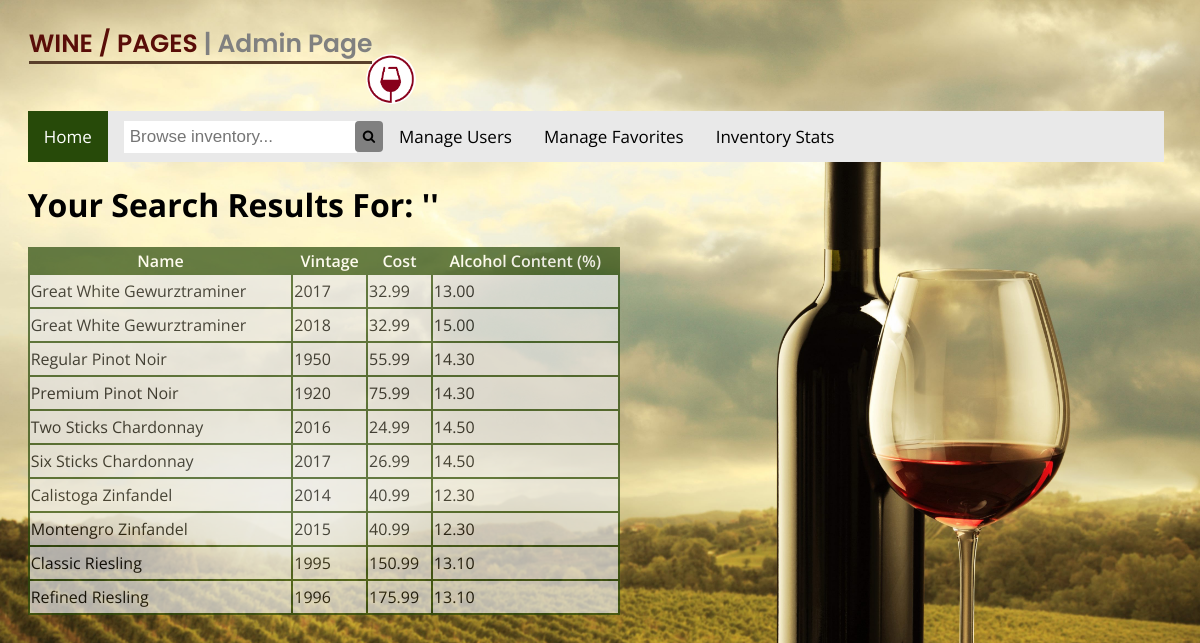
Page /winePagesUI/searchbox_results.php on the committed database.
### tables this page shows
CREATE TABLE WINE
(
    WineID   INT          NOT NULL,
    WineryID INT          NOT NULL REFERENCES WINERY(WineryID) ON DELETE RESTRICT,
    WineName VARCHAR(255) NOT NULL,
    WineYear INT          NOT NULL,
    WineCost DECIMAL(5,2) NOT NULL,
    WineABV  DECIMAL(5,2) NOT NULL,
    PRIMARY KEY (WineID)
);

### winePagesUI/searchbox_results.php (the view, shortened to what this page needs)
<?php
	$conn = OpenCon();
	$keyword = $_POST['search_keyword'];
	$sql = "SELECT * FROM wine where WineABV like '%$keyword%' OR WineCost like '%$keyword%' OR WineYear like '%$keyword%' OR WineName like '%$keyword%';";
	$result = mysqli_query($conn, $sql);
?>
<!DOCTYPE html>
<html>
<head>
	<link rel="stylesheet" href="https://cdnjs.cloudflare.com/ajax/libs/font-awesome/4.7.0/css/font-awesome.min.css">
	<link rel="stylesheet" type="text/css" href="winePagesUI.css">
</head>
<body>
	<div class="header">
	<p><span>Wine / Pages <span>| Admin Page</span><span><img src="logo.png"></p>
    </div>
  <div class="topnav">
  <a class="active" href="index.php">Home</a>
  <form class="searchbox" id="searchbox" action="searchbox_results.php" method="post">
  	<input name="search_keyword" type="text" placeholder="Browse inventory...">
  	<button type="submit"><i class="fa fa-search"></i></button>
  </form>
  <a href="uiRegistration.php">Manage Users</a>
  <a href="uiFavourite.php">Manage Favorites</a>
  <a href="uiInventory.php">Inventory Stats</a>
</div>
	<h1>Your Search Results For: <?php echo "'" . "$keyword" . "'"; ?></h1>
	<table class="searchboxtable" align="left">
		<tr>
			<th>Name</th>
			<th>Vintage</th>
			<th>Cost</th>
			<th>Alcohol Content (%)</th>
		</tr>
	<?php
		while($rows=mysqli_fetch_assoc($result))
		{
	?>
			<tr>
				<td><?php echo $rows['WineName']; ?></td>
				<td><?php echo $rows['WineYear']; ?></td>
				<td><?php echo $rows['WineCost']; ?></td>
				<td><?php echo $rows['WineABV']; ?></td>
			</tr>
	<?php
		}
	?>
	</table>
</body>
</html>

### winePagesUI/winePagesUI.css (style rules this page uses)
img { width: 30%; float: left; margin: 1.66%; }
p { font-family: Poppins; margin-left: 1.66%; font-size: 25px; font-weight: 600; color: #590d08; text-transform: uppercase; }
.header { width: 45%; border: none; margin-left: 1.00%; }
.header p { position: relative; width: 74%; }
.header span { border-bottom: 3px solid #593f2a; }
.header p img { float: right; height: 50px; width: 50px; border-bottom: none; margin-top: -9px; border-radius: 50%; }
.header p span span { text-transform: none; color: gray; }
h1 { font-family: 'Open Sans', sans-serif; margin-left: 1.66%; }
form { font-family: 'Open Sans', sans-serif; margin-left: 1.66%; width: 40%; }
body { background-image: url('uiBackground.jpg'); background-color: #736e58; background-size: cover; }
.topnav { font-family: 'Open Sans', sans-serif; overflow: hidden; background-color: #e9e9e9; width: 96%; margin-left: 1.66%; margin-top: -10px; }
.topnav a { float: left; display: block; color: black; text-align: center; padding: 14px 16px; text-decoration: none; font-size: 17px; }
.topnav a.active { background-color: #274a09; color: white; }
.topnav input[type=text] { float: left; padding: 6px; margin-top: 10px; margin-right: 16px; margin-left: 16px; border: none; font-size: 17px; }
.searchbox button { float: left; margin-top: 10px; margin-left: -18px; background:none; border:0; padding: 8px; background: gray; border-radius: 4px; }
table { font-family: 'Open Sans', sans-serif; margin-left: 1.66%; border-collapse: collpase; width: 50%; background-color: #e9e9e9; opacity: 0.7; }
table, th, td { border: 2px solid #274a09; border-collapse: collapse; }
td { line-height: 30px; }
th { font-weight: 600; color: white; background-color: #274a09; }

### rows in the picture
wine: WineName "Great White Gewurztraminer", WineYear "2017", WineCost "32.99", WineABV "13.00"
wine: WineName "Great White Gewurztraminer", WineYear "2018", WineCost "32.99", WineABV "15.00"
wine: WineName "Regular Pinot Noir", WineYear "1950", WineCost "55.99", WineABV "14.30"
wine: WineName "Premium Pinot Noir", WineYear "1920", WineCost "75.99", WineABV "14.30"
wine: WineName "Two Sticks Chardonnay", WineYear "2016", WineCost "24.99", WineABV "14.50"
wine: WineName "Six Sticks Chardonnay", WineYear "2017", WineCost "26.99", WineABV "14.50"
wine: WineName "Calistoga Zinfandel", WineYear "2014", WineCost "40.99", WineABV "12.30"
wine: WineName "Montengro Zinfandel", WineYear "2015", WineCost "40.99", WineABV "12.30"
wine: WineName "Classic Riesling", WineYear "1995", WineCost "150.99", WineABV "13.10"
wine: WineName "Refined Riesling", WineYear "1996", WineCost "175.99", WineABV "13.10"
